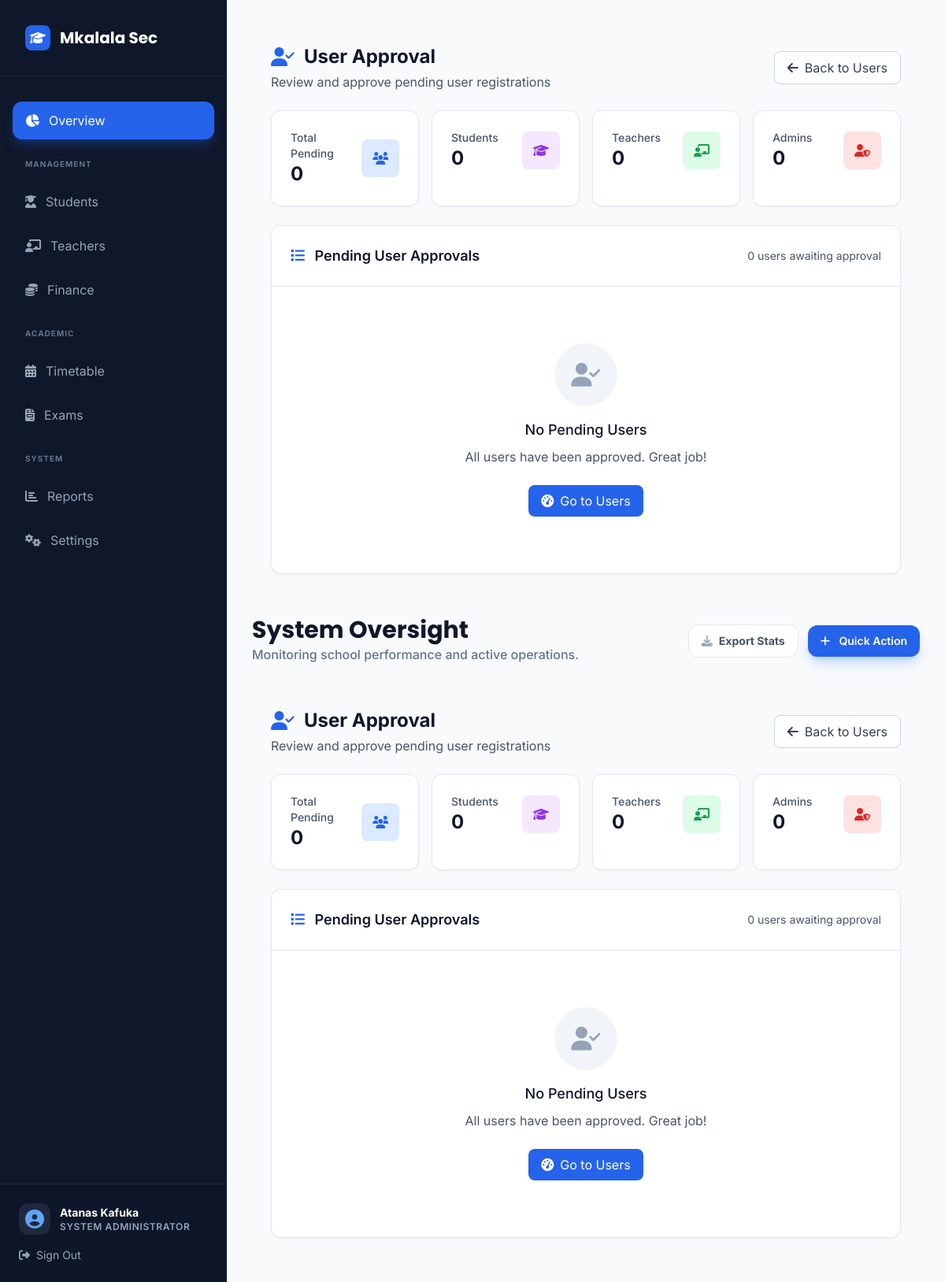
/users/pending/ (signed in), run on an earlier commit of the app's database.
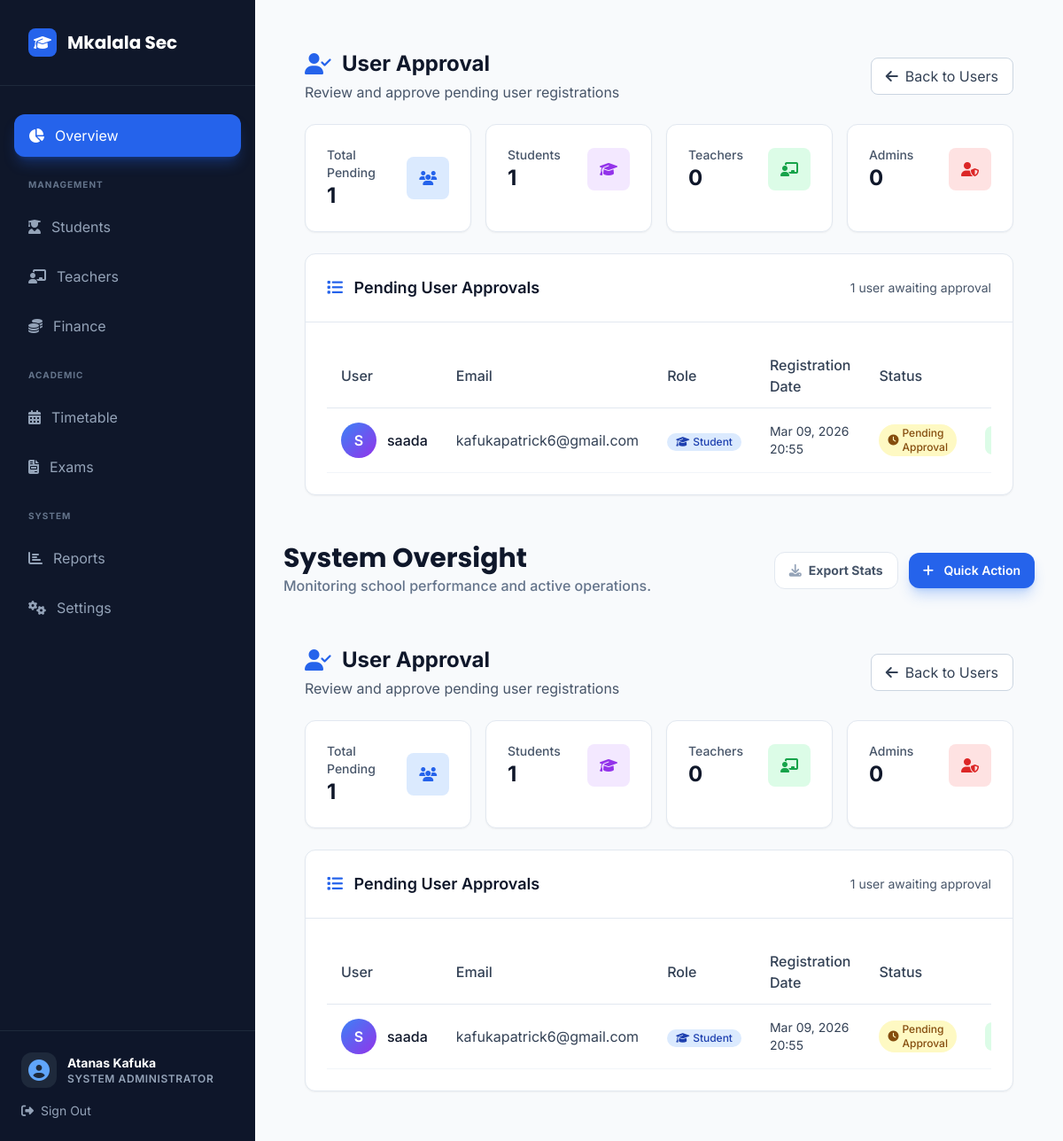
And on a later commit of the database.
### core/models.py (models this page shows, shortened)
class User(AbstractUser):
    ROLE_CHOICES = [
        ('student', _('Student')),
        ('teacher', _('Teacher')),
        ('headmaster', _('Head of School')),
    ]
    role = models.CharField(max_length=20, choices=ROLE_CHOICES, default='student')
    is_student = models.BooleanField(default=False)
    is_faculty = models.BooleanField(default=False)
    is_parent = models.BooleanField(default=False)
    is_headmaster = models.BooleanField(default=False)
    profile_picture = models.ImageField(upload_to='profile_pictures/', blank=True, null=True)
    groups = models.ManyToManyField(
        Group,
        verbose_name=_('groups'),
        blank=True,
        related_name='custom_user_set',
        related_query_name='custom_user',
    )
    user_permissions = models.ManyToManyField(
        Permission,
        verbose_name=_('user permissions'),
        blank=True,
        related_name='custom_user_set',
        related_query_name='custom_user',
    )

### core/views.py (the view)
# urls.py: path('users/pending/', views.UserApprovalView.as_view(), name='user_approval'),
class UserApprovalView(LoginRequiredMixin, UserPassesTestMixin, ListView):
    model = User
    template_name = 'core/admin_management/admin_user_approval.html'
    context_object_name = 'pending_users'
    def get_queryset(self):
        return User.objects.filter(is_active=False)
    def get_context_data(self, **kwargs):
        context = super().get_context_data(**kwargs)
        pending_users = self.get_queryset()
        context['pending_students_count'] = pending_users.filter(role='student').count()
        context['pending_teachers_count'] = pending_users.filter(role='teacher').count()
        context['pending_admins_count'] = pending_users.filter(role='admin').count()
        return context
    def test_func(self):
        return self.request.user.is_staff

### templates/core/admin_management/admin_user_approval.html (shortened to what this page needs)
{% extends 'core/admin_management/admin_dashboard.html' %}
{% load static %}
{% block main_content %}
<div class="p-6">
    <div class="flex justify-between items-center mb-6">
        <div>
            <h1 class="text-2xl font-bold text-slate-900 flex items-center">
                <i class="fas fa-user-check mr-3 text-blue-600"></i>
                User Approval
            </h1>
            <p class="text-slate-600 mt-1">Review and approve pending user registrations</p>
        </div>
        <div class="flex space-x-3">
            <a href="{% url 'admin_unified_dashboard' page='users' %}"
               class="px-4 py-2 bg-white border border-slate-300 text-slate-700 rounded-lg hover:bg-slate-50 transition-colors">
                <i class="fas fa-arrow-left mr-2"></i>Back to Users
            </a>
        </div>
    </div>
    <div class="grid grid-cols-1 md:grid-cols-4 gap-4 mb-6">
        <div class="bg-white rounded-xl shadow-sm border border-slate-200 p-6">
            <div class="flex items-center justify-between">
                <div>
                    <p class="text-sm font-medium text-slate-600">Total Pending</p>
                    <p class="text-2xl font-bold text-slate-900">{{ pending_users|length }}</p>
                </div>
                <div class="w-12 h-12 bg-blue-100 rounded-lg flex items-center justify-center">
                    <i class="fas fa-users text-blue-600"></i>
                </div>
            </div>
        </div>
        <div class="bg-white rounded-xl shadow-sm border border-slate-200 p-6">
            <div class="flex items-center justify-between">
                <div>
                    <p class="text-sm font-medium text-slate-600">Students</p>
                    <p class="text-2xl font-bold text-slate-900">{{ pending_students_count }}</p>
                </div>
                <div class="w-12 h-12 bg-purple-100 rounded-lg flex items-center justify-center">
                    <i class="fas fa-graduation-cap text-purple-600"></i>
                </div>
            </div>
        </div>
        <div class="bg-white rounded-xl shadow-sm border border-slate-200 p-6">
            <div class="flex items-center justify-between">
                <div>
                    <p class="text-sm font-medium text-slate-600">Teachers</p>
                    <p class="text-2xl font-bold text-slate-900">{{ pending_teachers_count }}</p>
                </div>
                <div class="w-12 h-12 bg-green-100 rounded-lg flex items-center justify-center">
                    <i class="fas fa-chalkboard-teacher text-green-600"></i>
                </div>
            </div>
        </div>
        <div class="bg-white rounded-xl shadow-sm border border-slate-200 p-6">
            <div class="flex items-center justify-between">
                <div>
                    <p class="text-sm font-medium text-slate-600">Admins</p>
                    <p class="text-2xl font-bold text-slate-900">{{ pending_admins_count }}</p>
                </div>
                <div class="w-12 h-12 bg-red-100 rounded-lg flex items-center justify-center">
                    <i class="fas fa-user-shield text-red-600"></i>
                </div>
            </div>
        </div>
    </div>
    <div class="bg-white rounded-xl shadow-sm border border-slate-200">
        <div class="p-6 border-b border-slate-200">
            <div class="flex justify-between items-center">
                <h2 class="text-lg font-semibold text-slate-900">
                    <i class="fas fa-list mr-2 text-blue-600"></i>
                    Pending User Approvals
                </h2>
                <div class="text-sm text-slate-600">
                    {{ pending_users|length }} user{{ pending_users|length|pluralize }} awaiting approval
                </div>
            </div>
        </div>
        <div class="p-6">
            {% if pending_users %}
                <div class="overflow-x-auto">
                    <table class="w-full">
                        <thead>
                            <tr class="border-b border-slate-200">
                                <th class="text-left py-3 px-4 font-medium text-slate-700">User</th>
                                <th class="text-left py-3 px-4 font-medium text-slate-700">Email</th>
                                <th class="text-left py-3 px-4 font-medium text-slate-700">Role</th>
                                <th class="text-left py-3 px-4 font-medium text-slate-700">Registration Date</th>
                                <th class="text-left py-3 px-4 font-medium text-slate-700">Status</th>
                                <th class="text-center py-3 px-4 font-medium text-slate-700">Actions</th>
                            </tr>
                        </thead>
                        <tbody>
                            {% for user in pending_users %}
                                <tr class="border-b border-slate-100 hover:bg-slate-50 transition-colors">
                                    <td class="py-4 px-4">
                                        <div class="flex items-center">
                                            <div class="w-10 h-10 bg-gradient-to-br from-blue-500 to-purple-600 rounded-full flex items-center justify-center text-white font-semibold">
                                                {{ user.get_full_name|default:user.username|first|upper }}
                                            </div>
                                            <div class="ml-3">
                                                <div class="font-medium text-slate-900">
                                                    {{ user.get_full_name|default:user.username }}
                                                </div>
                                            </div>
                                        </div>
                                    </td>
                                    <td class="py-4 px-4">
                                        <div class="text-slate-700">{{ user.email }}</div>
                                    </td>
                                    <td class="py-4 px-4">
                                        {% if user.role == 'student' %}
                                            <span class="inline-flex items-center px-2.5 py-0.5 rounded-full text-xs font-medium bg-blue-100 text-blue-800">
                                                <i class="fas fa-graduation-cap mr-1"></i>Student
                                            </span>
                                        {% elif user.role == 'teacher' %}
                                            <span class="inline-flex items-center px-2.5 py-0.5 rounded-full text-xs font-medium bg-green-100 text-green-800">
                                                <i class="fas fa-chalkboard-teacher mr-1"></i>Teacher
                                            </span>
                                        {% elif user.role == 'admin' %}
                                            <span class="inline-flex items-center px-2.5 py-0.5 rounded-full text-xs font-medium bg-red-100 text-red-800">
                                                <i class="fas fa-user-shield mr-1"></i>Admin
                                            </span>
                                        {% else %}
                                            <span class="inline-flex items-center px-2.5 py-0.5 rounded-full text-xs font-medium bg-slate-100 text-slate-800">
                                                {{ user.role|title }}
                                            </span>
                                        {% endif %}
                                    </td>
                                    <td class="py-4 px-4">
                                        <div class="text-sm text-slate-700">{{ user.date_joined|date:"M d, Y H:i" }}</div>
                                    </td>
                                    <td class="py-4 px-4">
                                        <span class="inline-flex items-center px-2.5 py-0.5 rounded-full text-xs font-medium bg-yellow-100 text-yellow-800">
                                            <i class="fas fa-clock mr-1"></i>Pending Approval
                                        </span>
                                    </td>
                                    <td class="py-4 px-4">
                                        <div class="flex justify-center space-x-2">
                                            <a href="{% url 'user_approve' user.pk %}"
                                               class="w-8 h-8 rounded-lg bg-green-100 text-green-600 hover:bg-green-200 flex items-center justify-center transition-colors"
                                               title="Approve User"
                                               onclick="return confirm('Are you sure you want to approve {{ user.get_full_name|default:user.username }}?')">
                                            </a>
                                        </div>
                                    </td>
                                </tr>
                            {% endfor %}
                        </tbody>
                    </table>
                </div>
            {% else %}
                <div class="text-center py-12">
                    <div class="w-20 h-20 bg-slate-100 rounded-full flex items-center justify-center mx-auto mb-4">
                        <i class="fas fa-user-check text-3xl text-slate-400"></i>
                    </div>
                    <h3 class="text-lg font-medium text-slate-900 mb-2">No Pending Users</h3>
                    <p class="text-slate-600 mb-6">All users have been approved. Great job!</p>
                    <a href="{% url 'admin_unified_dashboard' page='users' %}"
                       class="inline-flex items-center px-4 py-2 bg-blue-600 text-white rounded-lg hover:bg-blue-700 transition-colors">
                        <i class="fas fa-tachometer-alt mr-2"></i>Go to Users
                    </a>
                </div>
            {% endif %}
        </div>
    </div>
</div>
{% endblock %}

### templates/core/base_dashboard.html (shortened to what this page needs)
{% load static %}
<!DOCTYPE html>
<html lang="en" class="h-full bg-slate-50 text-slate-900 antialiased">
<head>
    <link href="{% static 'css/tailwind.css' %}" rel="stylesheet" />
    <link rel="stylesheet" href="https://cdnjs.cloudflare.com/ajax/libs/font-awesome/6.4.0/css/all.min.css">
</head>
<body class="h-full font-sans overflow-hidden">
    <div class="flex h-full">
        <aside id="sidebar" class="fixed inset-y-0 left-0 z-50 w-72 bg-slate-900 text-white transition-transform duration-300 -translate-x-full lg:translate-x-0 lg:static lg:inset-0">
            <div class="flex flex-col h-full">
                <div class="p-8 border-b border-slate-800">
                    <a href="{% url 'public_home' %}" class="flex items-center space-x-3">
                        <div class="w-8 h-8 bg-blue-600 rounded-lg flex items-center justify-center text-white">
                            <i class="fas fa-graduation-cap"></i>
                        </div>
                        <span class="text-xl font-display font-bold">Mkalala Sec</span>
                    </a>
                </div>
                <nav class="flex-1 px-4 py-8 space-y-2 overflow-y-auto">
                    {% block sidebar_nav %}{% endblock %}
                </nav>
                <div class="p-6 border-t border-slate-800 bg-slate-900/50">
                    <div class="flex items-center space-x-3 mb-4">
                        <div class="w-10 h-10 rounded-xl bg-slate-800 flex items-center justify-center text-blue-400">
                            <i class="fas fa-user-circle text-2xl"></i>
                        </div>
                        <div class="flex-1 min-w-0">
                            <p class="text-sm font-bold truncate">{{ user.get_full_name|default:user.username }}</p>
                            <p class="text-xs text-slate-400 uppercase tracking-wider font-semibold">{% block user_role %}{% endblock %}</p>
                        </div>
                    </div>
                    <a href="{% url 'logout' %}" class="flex items-center space-x-2 text-sm text-slate-400 hover:text-red-400 transition-colors">
                        <i class="fas fa-sign-out-alt"></i>
                        <span>Sign Out</span>
                    </a>
                </div>
            </div>
        </aside>
        <div class="flex-1 flex flex-col min-w-0 overflow-hidden">
            <main class="flex-1 overflow-y-auto p-4 lg:p-8 space-y-8">
                {% block main_content %}{% endblock %}
                {% block admin_dashboard_content %}{% endblock %}
            </main>
        </div>
    </div>
</body>
</html>

What changed in the data, as far as the page shows it:
now on this page (row edited): User: get_full_name|first "S", get_full_name "saada", email "kafukapatrick6@gmail.com", role "student" (drawn), date_joined "Mar 09, 2026 20:55"
Also different on the page:
{{ pending_users|length }}: "0 0" → "1 1"
{{ pending_students_count }}: "0 0" → "1 1"
text no longer shown: "No Pending Users No Pending Users All users have been approved. Great job! All users have been approved. Great job! Go to Users Go to Users"
text now shown: "User User Email Email Role Role Registration Date Registration Date Status Status"
